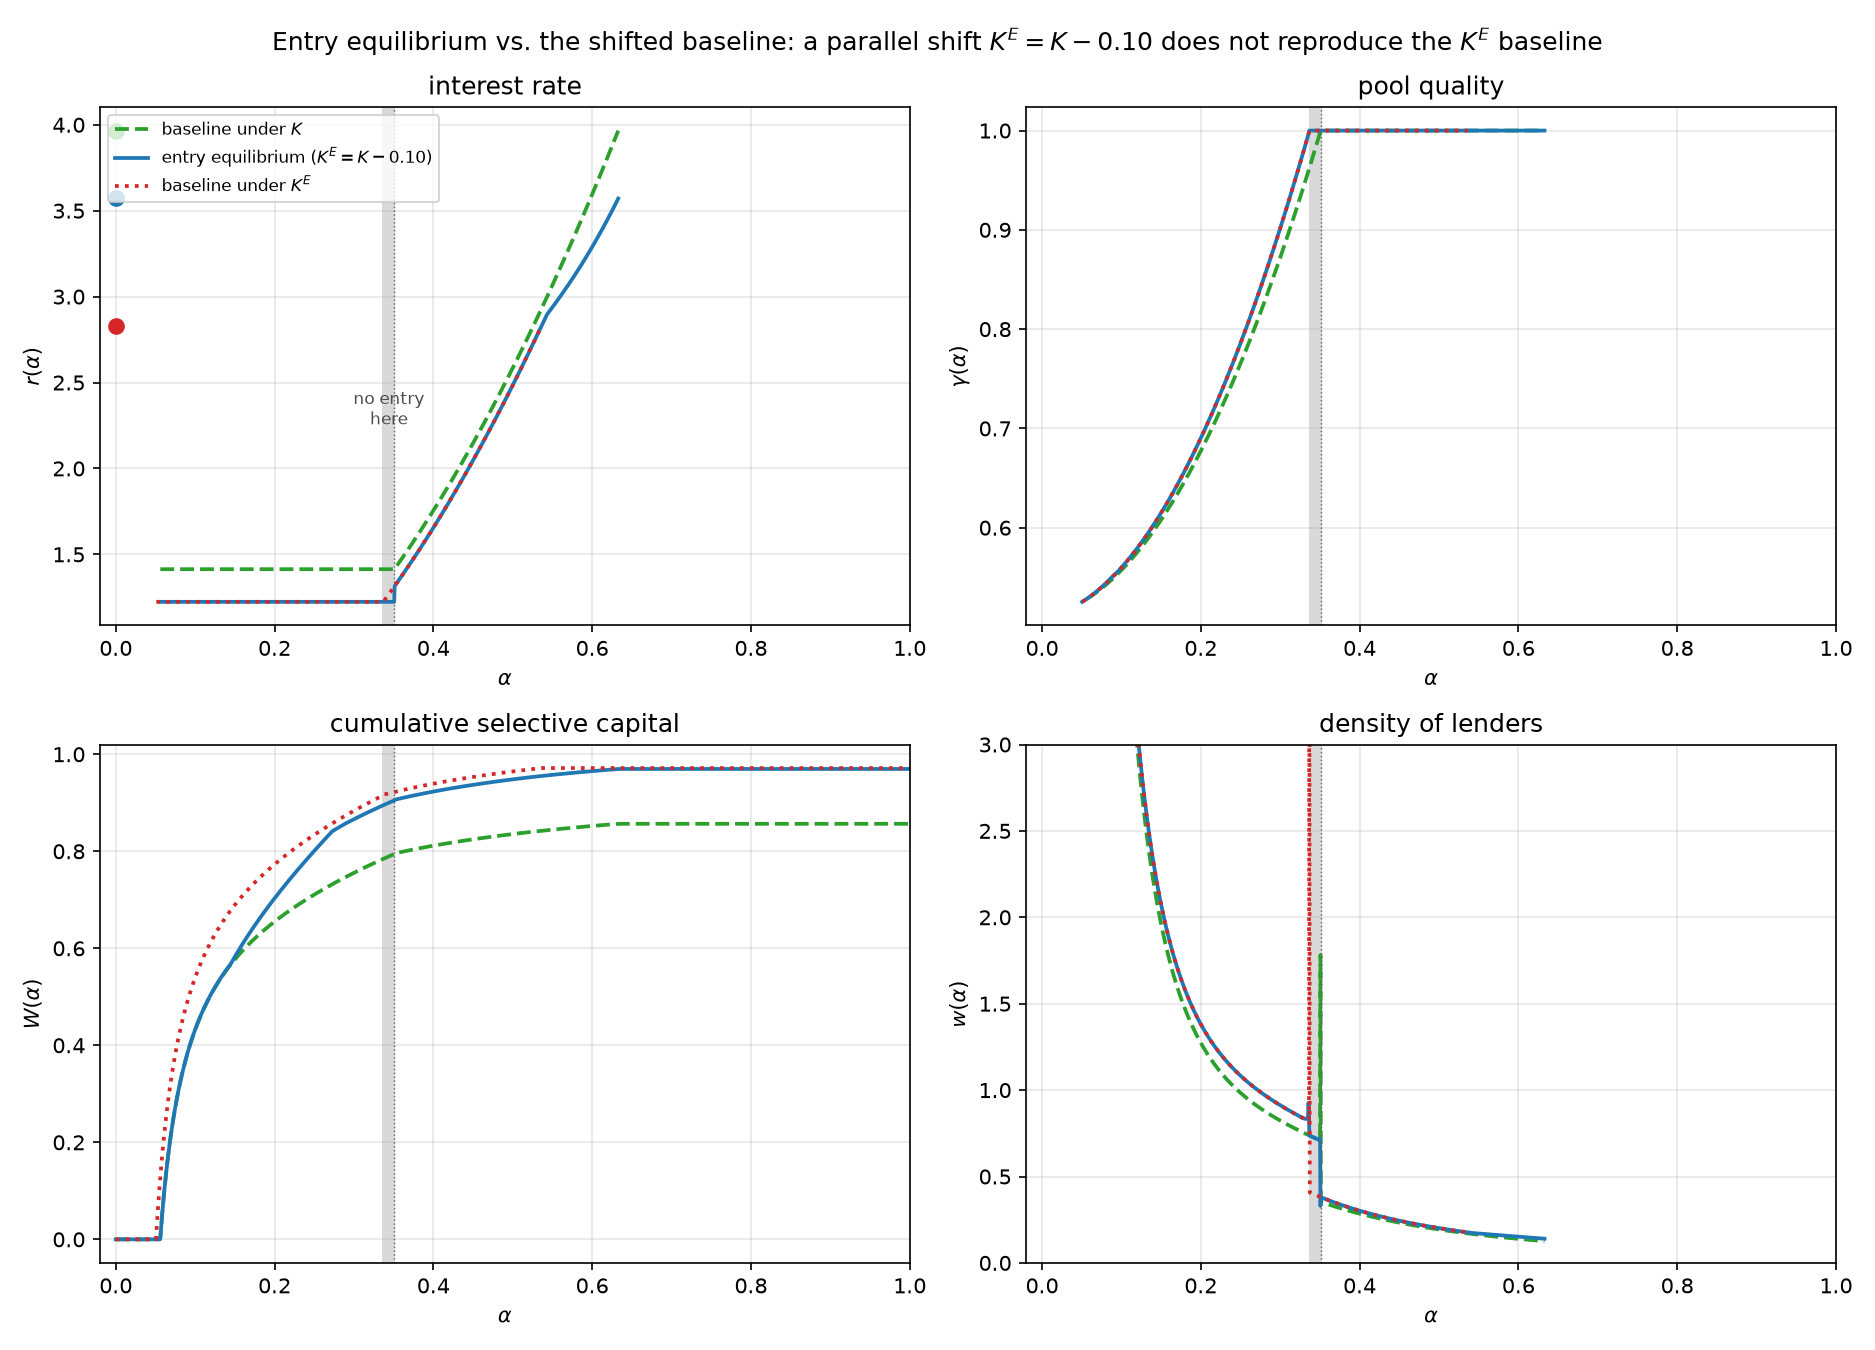

This figure's Python source:
"""Parallel-shift demo: the entry equilibrium is NOT the shifted baseline.

Corollary "Entry Equilibrium with Homogeneous Technology" claims that when
entrants differ from incumbents only by a parallel downward shift of the total
cost of entry, K^E = K - Delta, the Entry Equilibrium coincides with the
*baseline* equilibrium computed under K^E.  This script shows that it does not,
and why.

Three equilibria are solved and overlaid:

  (1) baseline under K            -- credit_model.solve_nested_analytical
  (2) entry equilibrium, K^E=K-D  -- mainE_python.solve_for_config
  (3) baseline under K^E          -- credit_model.solve_nested_analytical

The coincidence (2) = (3) would require the K^E-baseline to want at least as
much capital as the incumbents already hold, at every precision -- incumbent
capital is sunk and cannot exit.  That fails in a boundary layer just below
alpha_1: as alpha -> alpha_1 the acceptance margin B(alpha) vanishes
quadratically, so the baseline pooling density tends to 2*D(r_p)*g*(1-beta),
*twice* the slice-clearing level, while above its own (lower) alpha_1 the
shifted baseline is already in its CIM region at the slice-clearing density.
Dominance at alpha_1 would need D(r_p - Delta) >= 2*D(r_p), i.e. Delta >= r_p/2
-- far larger than any sensible shift.  So entrants stay out on that interval,
the stranded incumbent capital prices those markets by cash-in-the-market
clearing, and the two equilibria part company there and downstream.

This script does NOT modify credit_model.py or mainE_python.py.  It drives them
from outside via the idioms they already support (monkey-patching the cost
functions of credit_model, as search_cost_functions.py does; injecting a config
into mainE_python.PARAM_CONFIGS, as that module does to itself for IRONING_demo).

Usage:  python parallel_shift_demo.py
Output: parallel_shift_demo.png + a console comparison table.
Note:   mainE_python.run_mainE always rewrites mainE_results.png next to the
        module; restore it with `git checkout -- mainE_results.png` afterwards.
"""
import sys, os
sys.path.insert(0, os.path.dirname(os.path.abspath(__file__)))

import numpy as np
import matplotlib
matplotlib.use('Agg')
import matplotlib.pyplot as plt
from scipy.integrate import quad

import credit_model as cm
import mainE_python as me

# ---------------------------------------------------------------- parameters
PI      = 0.235          # incumbent fixed cost of entry K(0)
SHIFT   = 0.10           # parallel downward shift:  K^E = K - SHIFT
PIE     = PI - SHIFT
BETA    = 0.5
BPERG   = 1.0
C2, C1  = 9.0, 0.2       # C(alpha) = C2 alpha^2 + C1 alpha  (shared by both)

# numpy-safe, array-in/array-out (required by both modules)
C       = lambda a: C2 * np.asarray(a, dtype=float)**2 + C1 * np.asarray(a, dtype=float)
C_prime = lambda a: 2 * C2 * np.asarray(a, dtype=float) + C1


# ------------------------------------------------------------------ helpers
def solve_baseline(Pi):
    """Baseline equilibrium under K(alpha) = Pi + C(alpha) (credit_model)."""
    cm.cfun = C
    cm.cfun_prime_exact = C_prime
    cm.cfun_prime2_exact = lambda a: 2 * C2 * np.ones_like(np.asarray(a, dtype=float))
    cm.dfun = lambda r: 1.0 / np.asarray(r, dtype=float)
    p = cm.Parameters(Pi=Pi, beta=BETA, BperG=BPERG, a_g=0, a_b=0)
    cm._current_params = p
    res = cm.solve_nested_analytical(p)
    res['Pi'] = Pi
    return res


def baseline_curves(res, grid):
    """(r, gamma, w, W_cumulative) of a baseline equilibrium on `grid`.

    W is cumulative *selective* capital (Regions I and II); the non-selective
    atom sits at alpha = 0 and is reported separately.  NaN outside the support
    so the curves break rather than interpolate across empty ranges.
    """
    a0, a1, a2, Pi = res['alpha0'], res['alpha1'], res['alpha2'], res['Pi']
    r = np.full_like(grid, np.nan)
    gam = np.full_like(grid, np.nan)
    w = np.full_like(grid, np.nan)

    inI = (grid >= a0) & (grid <= a1)
    r[inI] = res['rp']
    gam[inI] = np.interp(grid[inI], res['alphas_R1'], res['gammas_R1'])
    w[inI] = np.interp(grid[inI], res['alphas_R1'], res['ws_R1'])

    inII = (grid > a1) & (grid <= a2)
    r[inII] = C(grid[inII]) + Pi
    gam[inII] = 1.0
    w[inII] = np.interp(grid[inII], res['alphas_R2'], res['ws_R2'])

    # cumulative selective capital: Region I then Region II (already continuous)
    al_c = np.concatenate([res['alphas_R1'], res['alphas_R2']])
    W_c = np.concatenate([res['W_cumsum_R1'], res['W_R2_cumsum']])
    W = np.interp(grid, al_c, W_c, left=0.0, right=W_c[-1])

    gamma_NS = (res['goodleftover_alpha2']
                / (res['goodleftover_alpha2'] + res['badleftover']))
    return dict(r=r, gamma=gam, w=w, W=W,
                atom_r=res['r_NS'], atom_W=res['WNS'], atom_gamma=gamma_NS)


def entry_curves(res, grid, base_K):
    """(r, gamma, w, W_cumulative) of the entry equilibrium on `grid`.

    Densities and quality in the pooling range come from the solver's own
    analytical Region-I object (me.g.entry_analytical); the realized total
    density is max(w_total, w_incumbent) -- on suspended stretches the
    zero-profit path asks for less than the incumbents already supply, so the
    incumbents' sunk capital is what is actually there.
    """
    a0E, a1E, a2E = res['alpha0E'], res['alpha1E'], res['alpha2E']
    a0, a1, a2 = res['alpha0'], res['alpha1'], res['alpha2']

    # --- rate: the module's own post-entry schedule (ACTIVE_CONFIG still set)
    r = me.rfunE(grid, max(a0, a0E), a1E, a2E)
    r = np.where(grid > max(a2E, a2), np.nan, r)   # NS lenders live at alpha=0

    ea = me.g.entry_analytical
    gam = np.full_like(grid, np.nan)
    w = np.full_like(grid, np.nan)

    if ea is not None:
        w_real = np.maximum(ea['w_total'], ea['w_incumbent'])
        inI = (grid >= ea['alphas'][0]) & (grid <= ea['alphas'][-1])
        w[inI] = np.interp(grid[inI], ea['alphas'], w_real)
        gam[inI] = np.interp(grid[inI], ea['alphas'], ea['gammaE'])

    # CIM region of the entry equilibrium: total capital clears each slice at r^E
    inII = (grid > a1E) & (grid <= max(a2E, a2))
    w[inII] = (1.0 / r[inII]) * (1 - BETA)      # D(r) * g(omega_g) * (1-beta), g == 1
    gam[inII] = 1.0

    # --- cumulative selective capital = incumbent (sunk, unchanged) + entrant
    W_inc = np.interp(grid,
                      np.concatenate([base_K['alphas_R1'], base_K['alphas_R2']]),
                      np.concatenate([base_K['W_cumsum_R1'], base_K['W_R2_cumsum']]),
                      left=0.0, right=base_K['W_R2_cumsum'][-1])
    # WE = cumsum([pooling masses, CIM masses]); its i-th entry is the total
    # entered by the RIGHT endpoint of step i, i.e. at almassE[i+1] -- and the
    # curve must start from 0 at alpha_0^E, so prepend that point explicitly.
    almassE, WE = res['almassE'], res['WE']
    n_pool = len(WE) - 100 if len(WE) > 100 else len(WE)
    n_pool = min(n_pool, len(almassE) - 1)
    x_E = np.concatenate([[almassE[0]],
                          almassE[1:n_pool + 1],
                          np.linspace(a1E, a2E, len(WE) - n_pool)])
    W_E = np.concatenate([[0.0], WE])
    n = min(len(x_E), len(W_E))
    order = np.argsort(x_E[:n], kind='stable')
    W_ent = np.interp(grid, x_E[:n][order], W_E[:n][order],
                      left=0.0, right=W_E[n - 1])
    return dict(r=r, gamma=gam, w=w, W=W_inc + W_ent,
                atom_r=res['rnsE'], atom_W=np.nan, atom_gamma=np.nan)


# --------------------------------------------------------------------- main
def main():
    grid = np.linspace(0.0, 1.0, 2000)

    print("=" * 74)
    print("PARALLEL-SHIFT DEMO   K^E(a) = K(a) - %.2f   (Pi %.3f -> %.3f)"
          % (SHIFT, PI, PIE))
    print("=" * 74)

    # ---- (2) entry equilibrium FIRST: ACTIVE_CONFIG is global and sticky, so
    #      everything that depends on it is read out before anything else runs.
    me.PARAM_CONFIGS['PARALLEL_SHIFT'] = {
        'description': 'Parallel downward shift K^E = K - %.2f' % SHIFT,
        'Pi': PI, 'beta': BETA, 'BperG': BPERG,
        'cfun': C,
        'has_entry': True,
        'PiE': PIE,
        'cfunE_kind': 'polynomial',
        'cfunE_params': {'coeffs': C},      # array-in/array-out: required
    }
    print("\n--- (2) entry equilibrium ---")
    res_E = me.solve_for_config('PARALLEL_SHIFT')
    ea = me.g.entry_analytical
    susp = ea.get('suspended_intervals', []) if ea is not None else []
    susp_diag = ea.get('suspension_diags', []) if ea is not None else []
    inc_from_mainE = dict(alpha0=res_E['alpha0'], alpha1=res_E['alpha1'],
                          alpha2=res_E['alpha2'], rp=res_E['rp'])

    # ---- (1) and (3): the two baselines
    print("\n--- (1) baseline under K, (3) baseline under K^E ---")
    base_K = solve_baseline(PI)
    base_KE = solve_baseline(PIE)

    # cross-check: mainE's own incumbent solve must equal curve (1)
    print("\nCross-check (mainE incumbent vs credit_model baseline under K):")
    for k in ('alpha0', 'alpha1', 'alpha2', 'rp'):
        d = abs(inc_from_mainE[k] - base_K[k])
        print("   %-8s mainE=%.6f  credit_model=%.6f  diff=%.2e  %s"
              % (k, inc_from_mainE[k], base_K[k], d, "OK" if d < 1e-6 else "MISMATCH"))

    c1 = baseline_curves(base_K, grid)
    c3 = baseline_curves(base_KE, grid)
    c2 = entry_curves(res_E, grid, base_K)

    # ---------------------------------------------------------------- table
    print("\n" + "=" * 74)
    print("Equilibrium comparison")
    print("=" * 74)
    print("%-22s %14s %14s %14s" % ("", "(1) base K", "(2) entry", "(3) base K^E"))
    rows = [
        ("alpha_0", base_K['alpha0'], res_E['alpha0E'], base_KE['alpha0']),
        ("alpha_1", base_K['alpha1'], res_E['alpha1E'], base_KE['alpha1']),
        ("alpha_2", base_K['alpha2'], res_E['alpha2E'], base_KE['alpha2']),
        ("pooling rate r_p", base_K['rp'], res_E['rpE'], base_KE['rp']),
        ("non-selective rate", base_K['r_NS'], res_E['rnsE'], base_KE['r_NS']),
        ("selective capital", base_K['W_R2_cumsum'][-1], c2['W'][-1],
         base_KE['W_R2_cumsum'][-1]),
    ]
    for name, v1, v2, v3 in rows:
        print("%-22s %14.6f %14.6f %14.6f" % (name, v1, v2, v3))
    print("%-22s %14.6f %14s %14.6f"
          % ("NS atom (alpha=0)", base_K['WNS'], "n/a", base_KE['WNS']))

    print("\nEntry solver Step-6 suspended stretches (no entrants there):")
    if susp:
        for iv, d in zip(susp, susp_diag):
            print("   [%.4f, %.4f]   max entrant-profit residual inside: %.3e"
                  % (iv[0], iv[1], d['max_entrant_profit_resid']))
    else:
        print("   (none reported)")

    # ------------------------------------------------- the decisive comparison
    lo, hi = base_KE['alpha1'], base_K['alpha1']
    print("\n" + "=" * 74)
    print("Do (2) and (3) coincide?   Focus interval [alpha_1(K^E), alpha_1(K)]"
          " = [%.4f, %.4f]" % (lo, hi))
    print("=" * 74)
    band = (grid >= lo) & (grid <= hi)
    for name in ('r', 'gamma', 'w', 'W'):
        d = np.abs(c2[name] - c3[name])
        ok = np.isfinite(d)
        d_band = d[band & ok]
        print("   %-6s  max|2-3| overall = %10.4f   on the interval: max = %8.4f"
              "   mean = %8.4f" % (name, np.nanmax(d[ok]) if ok.any() else np.nan,
                                   d_band.max() if d_band.size else np.nan,
                                   d_band.mean() if d_band.size else np.nan))
    KE_of = lambda a: C(a) + PIE
    below = np.isfinite(c2['r']) & band & (c2['r'] < KE_of(grid) - 1e-9)
    print("\n   entry-equilibrium rate strictly below K^E(alpha) on the interval "
          "at %d of %d grid points" % (below.sum(), band.sum()))
    print("   -> capital clearing on stranded incumbent capital, not K^E pricing")

    # --------------------------------------------------------------- figure
    styles = [(c1, 'baseline under $K$', 'tab:green', '--'),
              (c2, 'entry equilibrium ($K^E=K-%.2f$)' % SHIFT, 'tab:blue', '-'),
              (c3, 'baseline under $K^E$', 'tab:red', ':')]

    fig, axes = plt.subplots(2, 2, figsize=(12.5, 9))
    panels = [('r', r'$r(\alpha)$', 'interest rate'),
              ('gamma', r'$\gamma(\alpha)$', 'pool quality'),
              ('W', r'$W(\alpha)$', 'cumulative selective capital'),
              ('w', r'$w(\alpha)$', 'density of lenders')]

    for ax, (key, ylab, title) in zip(axes.ravel(), panels):
        for c, label, color, ls in styles:
            ax.plot(grid, c[key], color=color, linestyle=ls, lw=1.8, label=label)
            if key == 'r' and np.isfinite(c['atom_r']):
                ax.plot(0.0, c['atom_r'], color=color, marker='o', ms=7,
                        linestyle='')
        ax.axvspan(lo, hi, color='0.85', zorder=0)
        ax.axvline(base_K['alpha1'], color='0.4', lw=0.7, ls=':')
        ax.set_xlabel(r'$\alpha$'); ax.set_ylabel(ylab)
        ax.set_title(title); ax.grid(alpha=0.3)
        ax.set_xlim(-0.02, 1.0)

    axes[1, 1].set_ylim(0, 3)      # density: clip the alpha_0 spike
    axes[0, 0].legend(fontsize=8, loc='upper left')
    axes[0, 0].text(0.5 * (lo + hi), axes[0, 0].get_ylim()[1] * 0.55,
                    'no entry\nhere', ha='center', fontsize=8, color='0.3')
    fig.suptitle('Entry equilibrium vs. the shifted baseline: a parallel shift '
                 r'$K^E = K - %.2f$ does not reproduce the $K^E$ baseline' % SHIFT)
    fig.tight_layout()
    fig.savefig('parallel_shift_demo.png', dpi=150)
    print("\nFigure saved to parallel_shift_demo.png")
    print("(remember: mainE_results.png was overwritten by the entry solve;"
          " restore it with git)")


if __name__ == '__main__':
    main()
